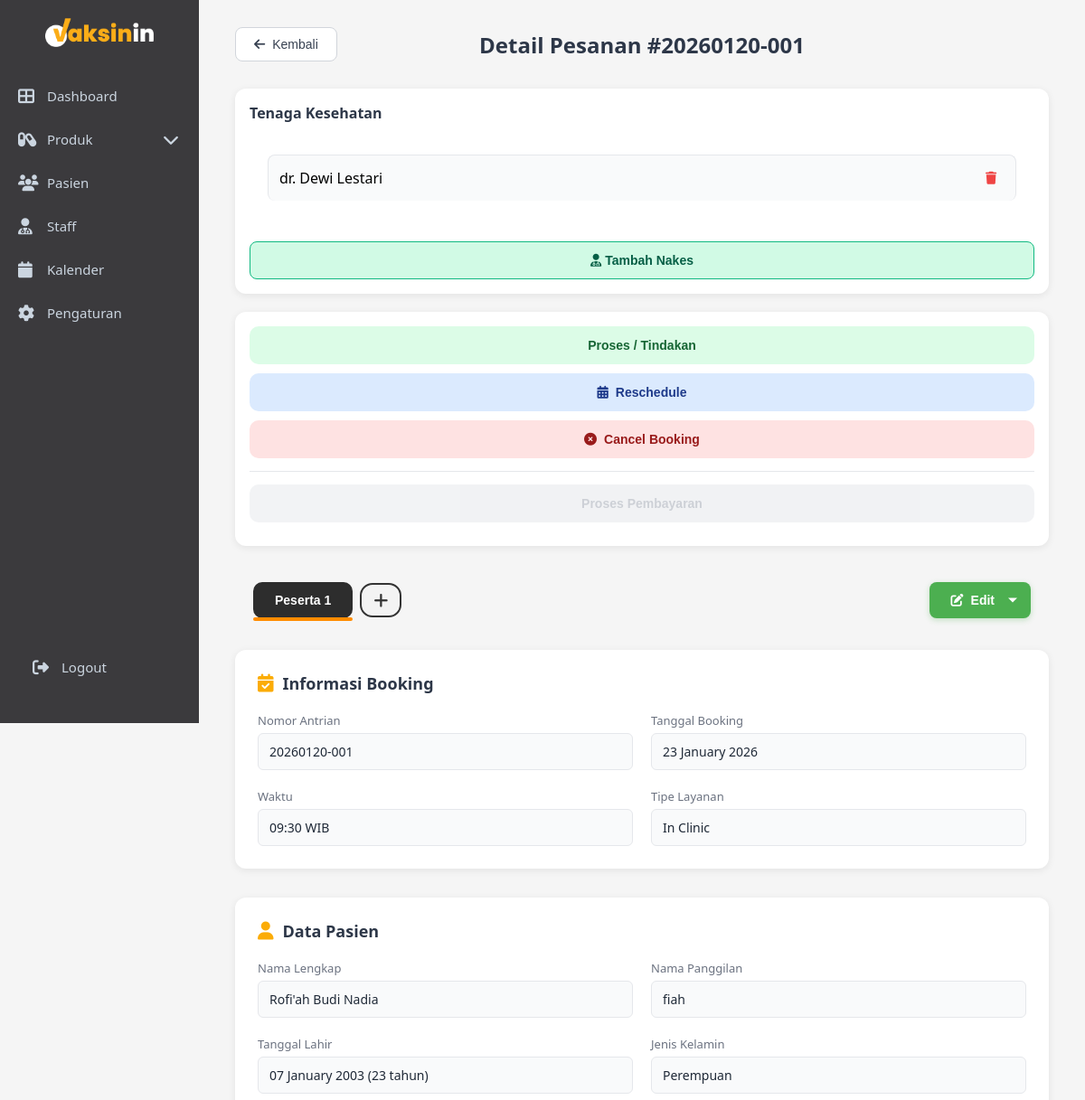
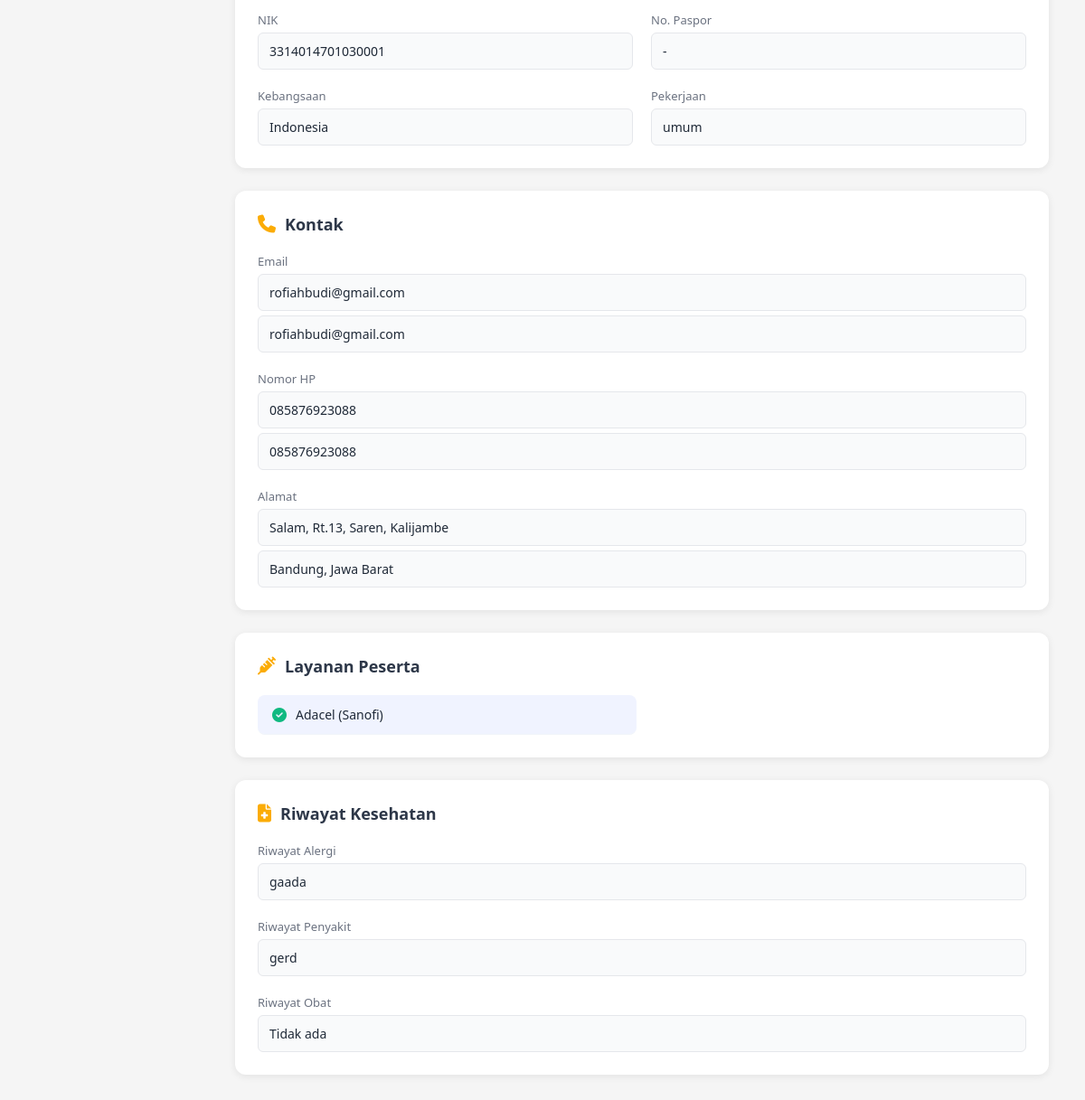
Page /admin/booking_detail.php?id=78 on the committed database (2 pictures, top to bottom).
### tables this page shows
CREATE TABLE bookings (
  id int NOT NULL,
  parent_id int DEFAULT NULL,
  patient_id int NOT NULL,
  service_type enum('Home Service','In Clinic') NOT NULL,
  nomor_antrian varchar(20) NOT NULL,
  tanggal_booking date NOT NULL,
  waktu_booking time NOT NULL,
  status enum('pending','confirmed','completed','cancelled') DEFAULT 'pending',
  catatan text,
  created_at datetime NOT NULL,
  updated_at datetime DEFAULT CURRENT_TIMESTAMP ON UPDATE CURRENT_TIMESTAMP,
  doctor_id int DEFAULT NULL,
  payment_status enum('unpaid','paid') DEFAULT 'unpaid',
  tindakan_selesai tinyint(1) DEFAULT '0'
);

CREATE TABLE patients (
  id int NOT NULL,
  no_rekam_medis varchar(20) NOT NULL,
  nama_lengkap varchar(100) NOT NULL,
  nama_panggilan varchar(50) DEFAULT NULL,
  tanggal_lahir date NOT NULL,
  usia int DEFAULT NULL,
  kategori_usia enum('Anak','Dewasa') NOT NULL,
  jenis_kelamin enum('L','P') NOT NULL,
  nik varchar(16) DEFAULT NULL,
  paspor varchar(20) DEFAULT NULL,
  kebangsaan varchar(50) DEFAULT 'Indonesia',
  pekerjaan varchar(100) DEFAULT NULL,
  nama_wali varchar(100) DEFAULT NULL,
  riwayat_alergi text,
  riwayat_penyakit text,
  riwayat_obat text,
  pelayanan varchar(50) NOT NULL,
  created_at timestamp NOT NULL DEFAULT CURRENT_TIMESTAMP,
  updated_at timestamp NOT NULL DEFAULT CURRENT_TIMESTAMP ON UPDATE CURRENT_TIMESTAMP
);

CREATE TABLE patient_emails (
  id int NOT NULL,
  patient_id int NOT NULL,
  email varchar(100) NOT NULL,
  is_primary tinyint(1) DEFAULT '0'
);

CREATE TABLE patient_phones (
  id int NOT NULL,
  patient_id int NOT NULL,
  phone varchar(20) NOT NULL,
  is_primary tinyint(1) DEFAULT '0'
);

CREATE TABLE patient_addresses (
  id int NOT NULL,
  patient_id int NOT NULL,
  alamat text NOT NULL,
  provinsi varchar(100) DEFAULT NULL,
  kota varchar(100) DEFAULT NULL,
  is_primary tinyint(1) DEFAULT '0'
);

CREATE TABLE booking_services (
  id int NOT NULL,
  parent_booking_id int DEFAULT NULL,
  booking_id int NOT NULL,
  patient_id int DEFAULT NULL,
  nama_layanan varchar(100) NOT NULL,
  created_at datetime DEFAULT CURRENT_TIMESTAMP,
  service_id int DEFAULT NULL,
  harga int DEFAULT '0',
  diskon int DEFAULT '0',
  diskon_tipe enum('persen','nilai') DEFAULT 'nilai',
  total int DEFAULT '0'
);

CREATE TABLE staff (
  id int NOT NULL,
  nama_lengkap varchar(150) NOT NULL,
  gelar varchar(50) DEFAULT NULL,
  sip varchar(50) DEFAULT NULL,
  role enum('dokter','perawat','admin') NOT NULL,
  created_at timestamp NOT NULL DEFAULT CURRENT_TIMESTAMP
);

### admin/booking_detail.php (the view, shortened to what the rows shown need)
<?php
include "../config.php";
$booking_id = isset($_GET['id']) ? intval($_GET['id']) : 0;
$sql = "
SELECT
    b.id AS booking_id,
    b.*,
    p.id AS patient_id,
    p.*
FROM bookings b
JOIN patients p ON b.patient_id = p.id
WHERE b.id = ? OR b.parent_id = ?
ORDER BY CASE WHEN b.id = ? THEN 0 ELSE 1 END
";
$stmt = $conn->prepare($sql);
$stmt->bind_param("iii", $booking_id, $booking_id, $booking_id);
$stmt->execute();
$participants = $stmt->get_result()->fetch_all(MYSQLI_ASSOC);
$booking = $participants[0];
$sql_staff = "
    SELECT s.id, s.nama_lengkap, s.gelar, s.role
    FROM booking_staff bs
    JOIN staff s ON bs.staff_id = s.id
    WHERE bs.booking_id = ?
";
$stmt_staff = $conn->prepare($sql_staff);
$stmt_staff->bind_param("i", $booking_id);
$stmt_staff->execute();
$staffs = $stmt_staff->get_result();
?>
<!DOCTYPE html>
<html lang="id">
<head>
    <link rel="stylesheet" href="css/admin.css">
    <link rel="stylesheet" href="css/detail.css">
    <link rel="stylesheet" href="css/reschedule.css">
    <link rel="stylesheet" href="css/sidebar-toggle.css">
    <link rel="stylesheet" href="https://cdnjs.cloudflare.com/ajax/libs/font-awesome/6.4.0/css/all.min.css">
</head>
<body>
    <div class="main-content">
        <div class="detail-header">
            <button onclick="window.location.href='dashboard.php'" class="btn-back">
                <i class="fas fa-arrow-left"></i> Kembali
            </button>
            <h1>Detail Pesanan #<?php echo $booking['nomor_antrian']; ?></h1>
        </div>
        <div class="detail-layout">
            <div class="detail-container">
                <div class="tabs-container">
                    <div class="participant-tabs">
                        <?php foreach ($participants as $index => $p): ?>
                            <button
                                class="participant-tab <?= $index == 0 ? 'active' : '' ?>"
                                onclick="showParticipant(<?= $index ?>)">
                                Peserta <?= $index + 1 ?>
                            </button>
                        <?php endforeach; ?>
                        <button class="participant-tab add" onclick="addParticipant()">
                            <i class="fas fa-plus"></i>
                        </button>
                    </div>
                </div>
                <div class="detail-section">
                    <h2><i class="fas fa-calendar-check"></i> Informasi Booking</h2>
                    <div class="detail-grid">
                        <div class="detail-item">
                            <label>Nomor Antrian</label>
                            <p><?php echo htmlspecialchars($booking['nomor_antrian']); ?></p>
                        </div>
                        <div class="detail-item">
                            <label>Tanggal Booking</label>
                            <p><?php echo date('d F Y', strtotime($booking['tanggal_booking'])); ?></p>
                        </div>
                        <div class="detail-item">
                            <label>Waktu</label>
                            <p><?php echo substr($booking['waktu_booking'], 0, 5); ?> WIB</p>
                        </div>
                        <div class="detail-item">
                            <label>Tipe Layanan</label>
                            <p><?php echo htmlspecialchars($booking['service_type']); ?></p>
                        </div>
                    </div>
                </div>
                <?php foreach ($participants as $index => $p): ?>
                <div class="participant-panel <?= $index == 0 ? 'active' : '' ?>"
                    id="participant-<?= $index ?>"
                    data-booking-id="<?= $p['id'] ?>"
                    data-patient-id="<?= $p['patient_id'] ?>">
                    <div class="detail-section">
                        <h2><i class="fas fa-user"></i> Data Pasien</h2>
                        <div class="detail-grid">
                            <div class="detail-item">
                                <label>Nama Lengkap</label>
                                <p><?= htmlspecialchars($p['nama_lengkap']); ?></p>
                            </div>
                            <div class="detail-item">
                                <label>Nama Panggilan</label>
                                <p><?= htmlspecialchars($p['nama_panggilan'] ?: '-'); ?></p>
                            </div>
                            <div class="detail-item">
                                <label>Tanggal Lahir</label>
                                <p>
                                    <?= date('d F Y', strtotime($p['tanggal_lahir'])); ?>
                                    (<?= $p['usia']; ?> tahun)
                                </p>
                            </div>
                            <div class="detail-item">
                                <label>Jenis Kelamin</label>
                                <p><?= $p['jenis_kelamin'] == 'L' ? 'Laki-laki' : 'Perempuan'; ?></p>
                            </div>
                            <div class="detail-item">
                                <label>NIK</label>
                                <p><?= htmlspecialchars($p['nik'] ?: '-'); ?></p>
                            </div>
                            <div class="detail-item">
                                <label>No. Paspor</label>
                                <p><?= htmlspecialchars($p['paspor'] ?: '-'); ?></p>
                            </div>
                            <div class="detail-item">
                                <label>Kebangsaan</label>
                                <p><?= htmlspecialchars($p['kebangsaan']); ?></p>
                            </div>
                            <div class="detail-item">
                                <label>Pekerjaan</label>
                                <p><?= htmlspecialchars($p['pekerjaan'] ?: '-'); ?></p>
                            </div>
                        </div>
                    </div>
                    <div class="detail-section">
                        <h2><i class="fas fa-phone"></i> Kontak</h2>
                        <div class="detail-grid">
                            <div class="detail-item full-width">
                                <label>Email</label>
                                <?php
                                $sql_emails = "SELECT email FROM patient_emails WHERE patient_id = ?";
                                $stmt_e = $conn->prepare($sql_emails);
                                $stmt_e->bind_param("i", $p['patient_id']);
                                $stmt_e->execute();
                                $emails = $stmt_e->get_result();
                                ?>
                                <?php while ($e = $emails->fetch_assoc()): ?>
                                    <p><?= htmlspecialchars($e['email']) ?></p>
                                <?php endwhile; ?>
                            </div>
                            <div class="detail-item full-width">
                                <label>Nomor HP</label>
                                <?php
                                $sql_phones = "SELECT phone FROM patient_phones WHERE patient_id = ?";
                                $stmt_p = $conn->prepare($sql_phones);
                                $stmt_p->bind_param("i", $p['patient_id']);
                                $stmt_p->execute();
                                $phones = $stmt_p->get_result();
                                ?>
                                <?php while ($ph = $phones->fetch_assoc()): ?>
                                    <p><?= htmlspecialchars($ph['phone']) ?></p>
                                <?php endwhile; ?>
                            </div>
                            <div class="detail-item full-width">
                                <label>Alamat</label>
                                <?php
                                $sql_addr = "SELECT * FROM patient_addresses
                                            WHERE patient_id = ? AND is_primary = 1 LIMIT 1";
                                $stmt_a = $conn->prepare($sql_addr);
                                $stmt_a->bind_param("i", $p['patient_id']);
                                $stmt_a->execute();
                                $address = $stmt_a->get_result()->fetch_assoc();
                                ?>
                                <?php if ($address): ?>
                                    <p><?= htmlspecialchars($address['alamat']) ?></p>
                                    <p><?= htmlspecialchars($address['kota']) ?>,
                                    <?= htmlspecialchars($address['provinsi']) ?></p>
                                <?php else: ?>
                                    <p>-</p>
                                <?php endif; ?>
                            </div>
                        </div>
                    </div>
                    <div class="detail-section">
                        <h2><i class="fas fa-syringe"></i> Layanan Peserta</h2>
                        <?php
                        $sql_srv = "
                            SELECT nama_layanan
                            FROM booking_services
                            WHERE booking_id = ?
                            AND patient_id = ?
                        ";
                        $stmt_srv = $conn->prepare($sql_srv);
                        $stmt_srv->bind_param("ii",
                            $p['booking_id'],
                            $p['patient_id']
                        );
                        $stmt_srv->execute();
                        $services = $stmt_srv->get_result();
                        ?>
                        <div class="services-grid">
                            <?php if ($services->num_rows > 0): ?>
                                <?php while ($srv = $services->fetch_assoc()): ?>
                                    <div class="service-item">
                                        <i class="fas fa-check-circle"></i>
                                        <?= htmlspecialchars($srv['nama_layanan']) ?>
                                    </div>
                                <?php endwhile; ?>
                            <?php else: ?>
                                <p>- Tidak ada layanan</p>
                            <?php endif; ?>
                        </div>
                    </div>
                    <div class="detail-section">
                        <h2><i class="fas fa-file-medical"></i> Riwayat Kesehatan</h2>
                        <div class="detail-grid">
                            <div class="detail-item full-width">
                                <label>Riwayat Alergi</label>
                                <p><?= htmlspecialchars($p['riwayat_alergi'] ?: 'Tidak ada') ?></p>
                            </div>
                            <div class="detail-item full-width">
                                <label>Riwayat Penyakit</label>
                                <p><?= htmlspecialchars($p['riwayat_penyakit'] ?: 'Tidak ada') ?></p>
                            </div>
                            <div class="detail-item full-width">
                                <label>Riwayat Obat</label>
                                <p><?= htmlspecialchars($p['riwayat_obat'] ?: 'Tidak ada') ?></p>
                            </div>
                        </div>
                    </div>
                </div>
                <?php endforeach; ?>
            </div>
            <div class="detail-right">
                <div class="side-card">
                    <div class="side-body">
                        <?php if($staffs->num_rows > 0): ?>
                            <?php while($s = $staffs->fetch_assoc()): ?>
                                <div class="staff-item" id="staff-<?= $s['id'] ?>">
                                    <span><?= htmlspecialchars($s['gelar'].' '.$s['nama_lengkap']); ?></span>
                                    <?php if (
                                        $booking['payment_status'] == 'unpaid' &&
                                        !in_array($booking['status'], ['cancelled', 'completed'])
                                    ): ?>
                                        <button class="btn-delete-staff"
                                                onclick="removeStaff(<?= $booking_id ?>, <?= $s['id'] ?>)"
                                                title="Hapus">
                                            <i class="fas fa-trash"></i>
                                        </button>
                                    <?php endif; ?>
                                </div>
                            <?php endwhile; ?>
                        <?php else: ?>
                            <span class="empty-text">Belum ada staff</span>
                        <?php endif; ?>
                    </div>
                </div>
            </div>
        </div>
    </div>
</body>
</html>

### rows in the picture
bookings: nomor_antrian "20260120-001", tanggal_booking "23 January 2026", waktu_booking "09:30", service_type "In Clinic", patient.nama_lengkap "Rofi'ah Budi Nadia", patient.nama_panggilan "fiah", patient.tanggal_lahir "07 January 2003", patient.usia "23", patient.nik "3314014701030001", patient.paspor "-", patient.kebangsaan "Indonesia", patient.pekerjaan "umum", patient_addresses.alamat "Salam, Rt.13, Saren, Kalijambe", patient_addresses.kota "Bandung", patient_addresses.provinsi "Jawa Barat", patient.riwayat_alergi "gaada", patient.riwayat_penyakit "gerd", patient.riwayat_obat "Tidak ada"
patient_emails: email "rofiahbudi@gmail.com"
patient_emails: email "rofiahbudi@gmail.com"
patient_phones: phone "085876923088"
patient_phones: phone "085876923088"
booking_services: nama_layanan "Adacel (Sanofi)"
staff: gelar+nama_lengkap "dr. Dewi Lestari"
